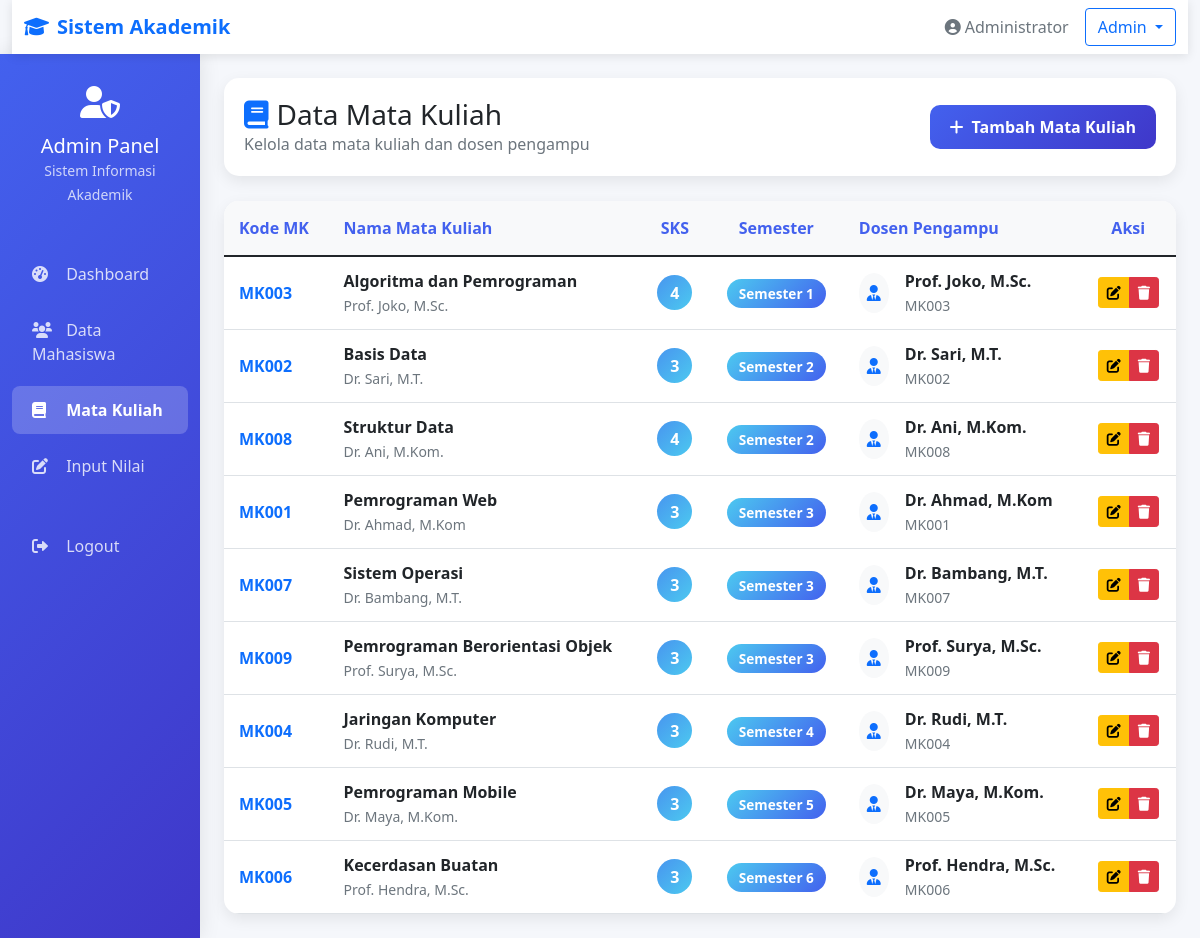
/admin/data_matkul.php (signed in), run on an earlier commit of the app's database.
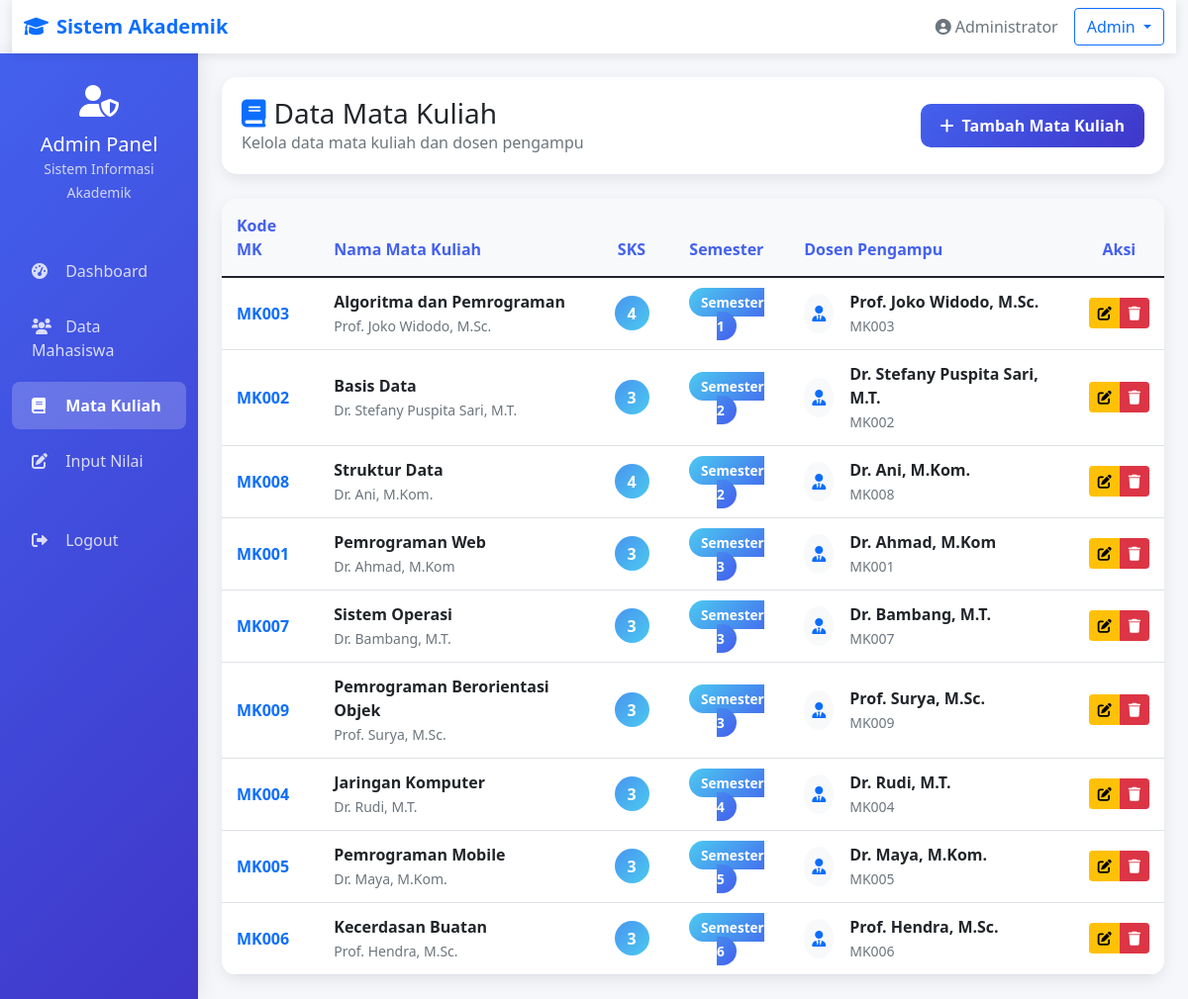
And on a later commit of the database.
### tables this page shows
CREATE TABLE `mata_kuliah` (
  `id` int(11) NOT NULL,
  `kode_mk` varchar(10) NOT NULL,
  `nama_mk` varchar(100) NOT NULL,
  `sks` int(11) NOT NULL,
  `semester` int(11) NOT NULL,
  `dosen_pengampu` varchar(100) NOT NULL
);

### admin/data_matkul.php (the view, shortened to what the changed rows need)
<?php
$database = new Database();
$db = $database->getConnection();
$query = "SELECT * FROM mata_kuliah ORDER BY semester ASC, kode_mk ASC";
$stmt = $db->prepare($query);
$stmt->execute();
?>
<!DOCTYPE html>
<html lang="id">
<head>
    <link href="https://cdn.jsdelivr.net/npm/bootstrap@5.1.3/dist/css/bootstrap.min.css" rel="stylesheet">
    <link href="https://cdnjs.cloudflare.com/ajax/libs/font-awesome/6.0.0/css/all.min.css" rel="stylesheet">
</head>
<body>
    <div class="container-fluid">
        <div class="row">
            <main class="col-md-9 ms-sm-auto col-lg-10 px-md-4 py-4">
                <div class="page-header">
                    <div class="row align-items-center">
                        <div class="col-md-6">
                            <h1 class="h3 mb-0">
                                <i class="fas fa-book me-2 text-primary"></i>Data Mata Kuliah
                            </h1>
                        </div>
                    </div>
                </div>
                <div class="table-card">
                    <div class="table-responsive">
                        <table class="table table-hover">
                            <thead>
                                <tr>
                                    <th>Kode MK</th>
                                    <th>Nama Mata Kuliah</th>
                                    <th class="text-center">SKS</th>
                                    <th class="text-center">Semester</th>
                                    <th>Dosen Pengampu</th>
                                    <th class="text-center">Aksi</th>
                                </tr>
                            </thead>
                            <tbody>
<?php while ($row = $stmt->fetch(PDO::FETCH_ASSOC)): ?>
<tr>
    <td>
        <span class="fw-bold text-primary"><?php echo $row['kode_mk']; ?></span>
    </td>
    <td>
        <div class="fw-bold"><?php echo $row['nama_mk']; ?></div>
        <small class="text-muted"><?php echo $row['dosen_pengampu']; ?></small>
    </td>
    <td class="text-center">
        <span class="sks-badge"><?php echo $row['sks']; ?></span>
    </td>
    <td class="text-center">
        <span class="semester-badge">Semester <?php echo $row['semester']; ?></span>
    </td>
    <td>
        <div class="d-flex align-items-center">
            <div class="bg-light rounded-circle p-2 me-3">
                <i class="fas fa-user-tie text-primary"></i>
            </div>
            <div>
                <div class="fw-bold"><?php echo $row['dosen_pengampu']; ?></div>
                <small class="text-muted"><?php echo $row['kode_mk']; ?></small>
            </div>
        </div>
    </td>
    <td class="text-center">
        <div class="btn-group btn-group-sm" role="group">
            <a href="edit_matkul.php?id=<?php echo $row['id']; ?>" class="btn btn-warning btn-action" title="Edit">
                <i class="fas fa-edit"></i>
            </a>
            <a href="?hapus=<?php echo $row['id']; ?>" class="btn btn-danger btn-action"
               onclick="return confirm('Yakin ingin menghapus mata kuliah <?php echo addslashes($row['nama_mk']); ?>? Data jadwal dan nilai yang terkait juga akan dihapus.')"
               title="Hapus">
                <i class="fas fa-trash"></i>
            </a>
        </div>
    </td>
</tr>
<?php endwhile; ?>
                            </tbody>
                        </table>
                    </div>
                </div>
            </main>
        </div>
    </div>
</body>
</html>

What changed in the data, as far as the page shows it:
changed mata_kuliah "MK003": dosen_pengampu "Prof. Joko, M.Sc." → "Prof. Joko Widodo, M.Sc."
changed mata_kuliah "MK002": dosen_pengampu "Dr. Sari, M.T." → "Dr. Stefany Puspita Sari, M.T."
